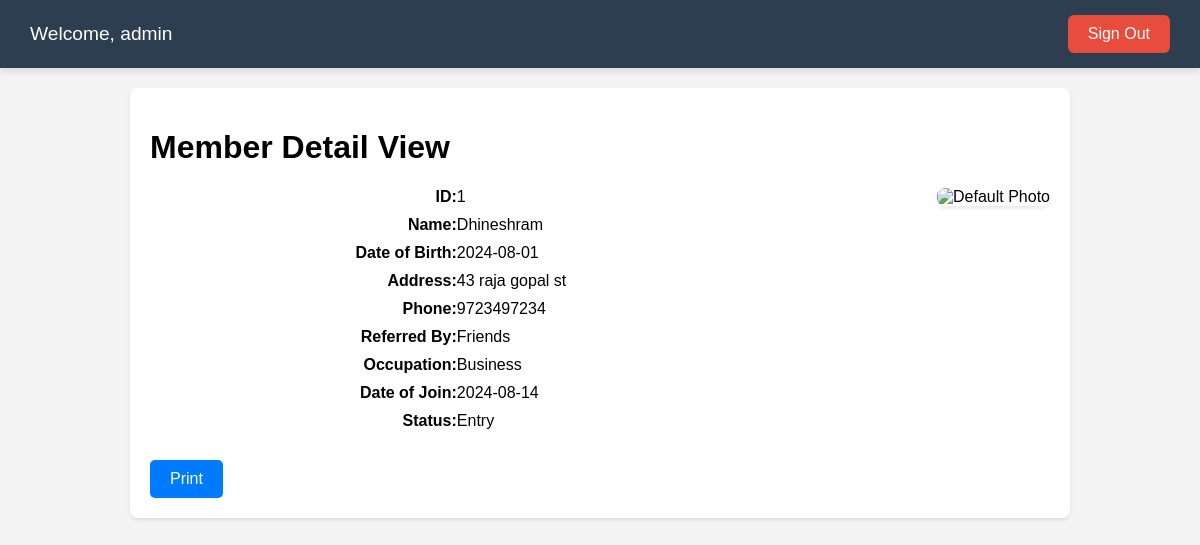
The app's page /member-detail/1 (signed in) with its own data.
### tables this page shows
CREATE TABLE "members" (
	"id"	INTEGER UNIQUE,
	"name"	TEXT NOT NULL,
	"dob"	DATE NOT NULL,
	"address"	TEXT NOT NULL,
	"phone"	TEXT NOT NULL,
	"referred_by"	TEXT,
	"occupation"	TEXT,
	"date_of_join"	DATE NOT NULL,
	"status"	TEXT NOT NULL,
	"photo_url"	TEXT,
	PRIMARY KEY("id" AUTOINCREMENT)
);

### app.py (the view)
@app.route('/member-detail/<int:member_id>', methods=['GET'])
def member_detail(member_id):
    if 'username' not in session:
        return redirect(url_for('login'))
    member = get_member_details(member_id=member_id)
    if not member:
        flash('Member not found', 'error')
        return redirect(url_for('view_edit'))
    return render_template('member_detail.html', member=member[0], username=session['username'])

### app.py (called while the page is built)
def get_db_connection():
    try:
        conn = sqlite3.connect('database.db', check_same_thread=False)
        conn.row_factory = sqlite3.Row
        return conn
    except sqlite3.Error as e:
        print(f"Database connection error: {e}")
        return None

def get_member_details(member_id=None, name=None):
    conn = get_db_connection()
    cursor = conn.cursor()
    query = 'SELECT * FROM members WHERE 1=1'
    params = []
    if member_id:
        query += ' AND id = ?'
        params.append(member_id)
    if name:
        query += ' AND name LIKE ?'
        params.append(f'%{name}%')
    cursor.execute(query, params)
    data = cursor.fetchall()
    conn.close()
    return data

### templates/member_detail.html (shortened to what this page needs)
<!DOCTYPE html>
<html lang="en">
<head>
    <link rel="stylesheet" href="static/styles/styles.css">
</head>
<body>
    <header class="header">
        <div class="username">Welcome, {{ username }}</div>
        <a href="{{ url_for('logout') }}" class="logout-button">Sign Out</a>
    </header>
    <div class="container">
        <h1>Member Detail View</h1>
        <div class="profile-container">
            <div class="profile-info">
                <div class="form-group">
                    <label>ID:</label>
                    <p>{{ member.id }}</p>
                </div>
                <div class="form-group">
                    <label>Name:</label>
                    <p>{{ member.name }}</p>
                </div>
                <div class="form-group">
                    <label>Date of Birth:</label>
                    <p>{{ member.dob }}</p>
                </div>
                <div class="form-group">
                    <label>Address:</label>
                    <p>{{ member.address }}</p>
                </div>
                <div class="form-group">
                    <label>Phone:</label>
                    <p>{{ member.phone }}</p>
                </div>
                <div class="form-group">
                    <label>Referred By:</label>
                    <p>{{ member.referred_by }}</p>
                </div>
                <div class="form-group">
                    <label>Occupation:</label>
                    <p>{{ member.occupation }}</p>
                </div>
                <div class="form-group">
                    <label>Date of Join:</label>
                    <p>{{ member.date_of_join }}</p>
                </div>
                <div class="form-group">
                    <label>Status:</label>
                    <p>{{ member.status }}</p>
                </div>
            </div>
            <div class="profile-image">
                {% if member.photo_url %}
                    <img src="{{ url_for('uploaded_file', filename=member.photo_url) }}" alt="Member Photo">
                {% else %}
                    <img src="static/images/default-profile.png" alt="Default Photo">
                {% endif %}
            </div>
        </div>
        <a href="javascript:window.print()" class="print-button">Print</a>
    </div>
</body>
</html>

### static/styles/styles.css (style rules this page uses)
body { font-family: Arial, sans-serif; margin: 0; padding: 0; background-color: #f4f4f4; background-image: url('static/images/clou.jpg'); background-size: auto; background-position: top; background-repeat: no-repeat; }
.header { padding: 15px 30px; background-color: #2c3e50; color: #fff; display: flex; justify-content: space-between; align-items: center; box-shadow: 0 4px 6px rgba(0, 0, 0, 0.1); }
.header .username { font-size: 1.2em; font-weight: 500; }
.header .logout-button { background-color: #e74c3c; color: #fff; border: none; padding: 10px 20px; border-radius: 6px; cursor: pointer; transition: background-color 0.3s, transform 0.3s; }
.container { max-width: 800px; margin: 0 auto; }
h1 { text-align: center; }
.form-group { display: flex; margin-bottom: 15px; align-items: center; }
.form-group label { width: 30%; font-weight: bold; margin-right: 10px; text-align: right; }
img { max-width: auto; max-height: auto; border-radius: 5px; }

### templates/member_detail.html (style rules this page uses)
body { font-family: Arial, sans-serif; background-color: #f4f4f4; margin: 0; padding: 0; }
.container { max-width: 900px; margin: 20px auto; padding: 20px; background-color: #ffffff; border-radius: 8px; box-shadow: 0 2px 4px rgba(0,0,0,0.1); display: flex; flex-direction: column; align-items: flex-start; }
.header { text-align: center; margin-bottom: 20px; }
.header .username { font-size: 18px; color: #333; }
.header .logout-button { color: #007bff; text-decoration: none; font-size: 16px; }
.profile-container { display: flex; align-items: flex-start; width: 100%; }
.profile-info { flex: 1; margin-right: 20px; }
.profile-info .form-group { display: flex; justify-content: space-between; margin-bottom: 10px; }
.profile-info .form-group label { font-weight: bold; width: 40%; margin: 0; }
.profile-info .form-group p { margin: 0; width: 60%; text-align: left; }
.profile-image { max-width: 200px; max-height: 200px; border-radius: 8px; overflow: hidden; box-shadow: 0 2px 4px rgba(0,0,0,0.1); position: sticky; top: 0; }
.profile-image img { width: 100%; height: auto; }
.print-button { display: inline-block; padding: 10px 20px; font-size: 16px; background-color: #007bff; color: white; border: none; border-radius: 5px; cursor: pointer; text-decoration: none; margin-top: 20px; text-align: center; }
.header { padding: 15px 30px; background-color: #2c3e50; color: #fff; display: flex; justify-content: space-between; align-items: center; box-shadow: 0 4px 6px rgba(0, 0, 0, 0.1); }
.header .username { font-size: 1.2em; font-weight: 500; color: #fff; }
.header .logout-button { background-color: #e74c3c; color: #fff; border: none; padding: 10px 20px; border-radius: 6px; cursor: pointer; transition: background-color 0.3s, transform 0.3s; }

### records on screen
members: id "1", name "Dhineshram", dob "2024-08-01", address "43 raja gopal st", phone "9723497234", referred_by "Friends", occupation "Business", date_of_join "2024-08-14", status "Entry"

### other values on screen
{{ username }} "admin"
